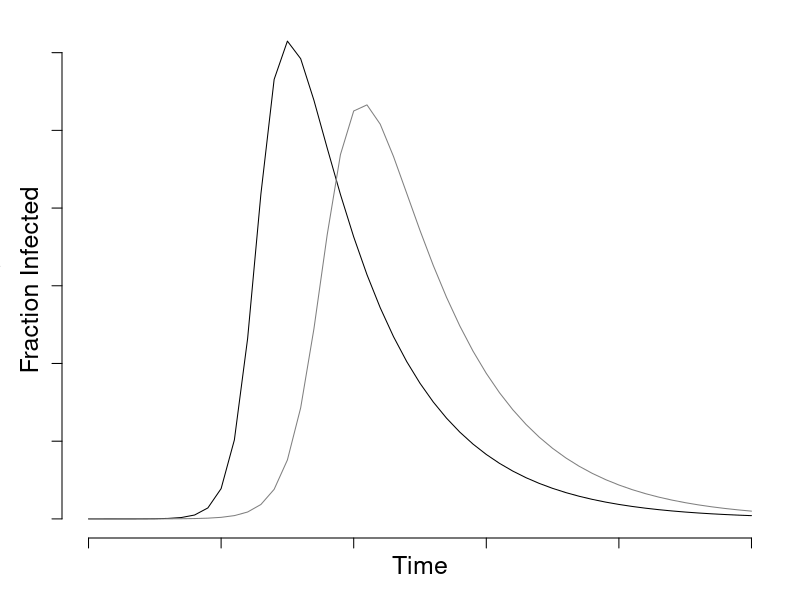
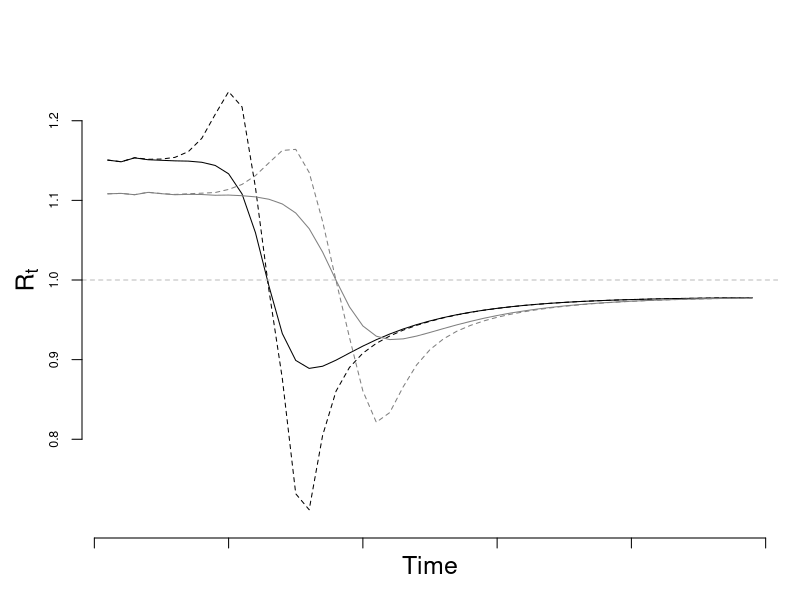
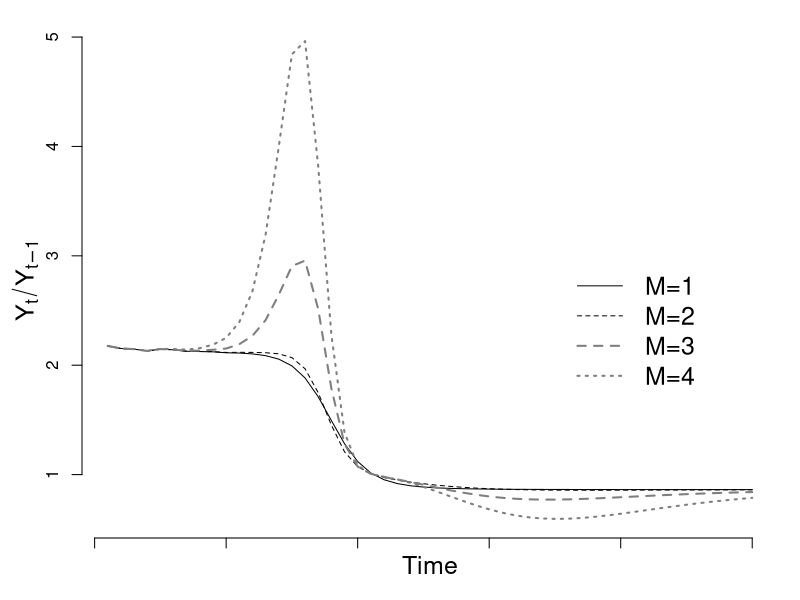
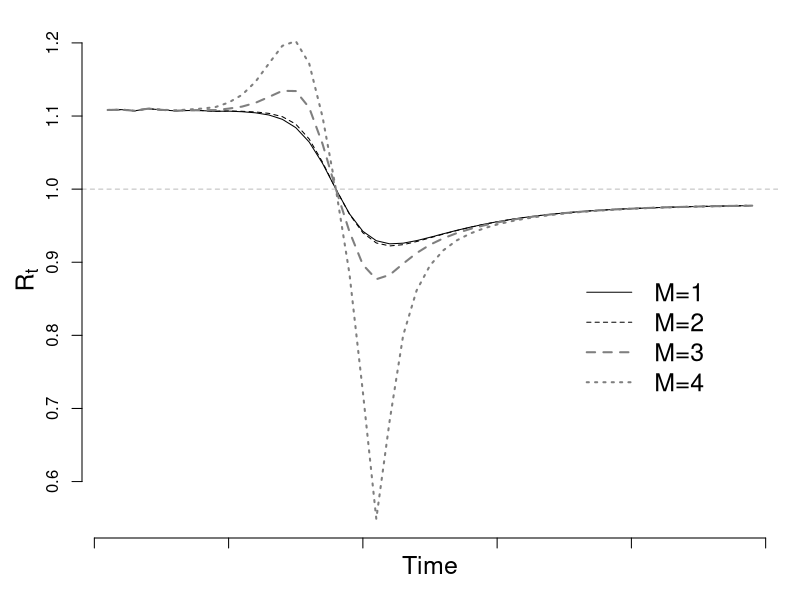

Source code (R) for these figures, in order:
## Potential bias due to self-selection and measurement error 
## from a deterministic SIR mode

## Load deSolve package
library(deSolve)

## Create an SIR function
sir <- function(time, state, parameters) {
  
  with(as.list(c(state, parameters)), {
    
    dS <- -beta * S * I
    dI <-  beta * S * I - gamma * I
    dR <-                 gamma * I
    
    return(list(c(dS, dI, dR)))
  })
}

### Set parameters
## Proportion in each compartment: Susceptible 0.999999, Infected 0.000001, Recovered 0
init       <- c(S = 1-1e-6, I = 1e-6, R = 0.0)
## beta: infection parameter; gamma: recovery parameter
# parameters <- c(beta = 1.4247, gamma = 0.14286)
parameters1 <- c(beta = 1.2, gamma = 0.15)
parameters2 <- c(beta = 0.9, gamma = 0.15)
## Time frame
times      <- seq(0, 50, by = 1)

## Solve using ode (General Solver for Ordinary Differential Equations)
out1 <- ode(y = init, times = times, func = sir, parms = parameters1)
out2 <- ode(y = init, times = times, func = sir, parms = parameters2)
## change to data frame
out1 <- as.data.frame(out1)
out2 <- as.data.frame(out2)
## Delete time variable
out1$time <- NULL
out2$time <- NULL
## Show data
png(filename = "../figs/sir.png",
    width = 6.5, height = 4, units = "in", res = 1200, pointsize = 12)
par(mar = c(3,3,1,1)+0.1)
plot(times, out1$I, type = "l", axes = FALSE, bty = "n")
lines(times, out2$I, col = "grey50")
axis(side = 1, labels = FALSE)
axis(side = 2, labels = FALSE)
mtext("Fraction Infected", side = 2, line = 1, cex = 1.5)
mtext("Time", side = 1, line = 1, cex = 1.5)
dev.off()

## Setup for bias plots
f = 0.02
M = 4 
days = 1:365
FP = 0.024; FN = 0.30
bary1_new = -diff(out1$S)
bary1_all = out1$I
bary2_new = -diff(out2$S)
bary2_all = out2$I

bias_fn <- function(M, bary, f, FP = 0.01, FN = 0.15) {
  const = (bary*M + (1-bary))
  f0 = f/const
  f1 = M*f0
  Delta = f1 - f0
  D_M1 = 1 - Delta * bary/(1-bary) * (FP*(1-bary) + FN * bary)/ (f0 * (1-bary) + f1 * bary)
  D_M2 = 1/(1-FP-FN)
  D_M = D_M1 * D_M2
  rho = Delta*sqrt(bary*(1-bary))/sqrt(f*(1-f))
  error = rho*sqrt((1-f)/f) * sqrt(1-bary)/sqrt(bary)*D_M
  lag_error = error[1:(length(error)-1)]
  cur_error = error[2:(length(error))]
  
  lin_term = cur_error - lag_error
  quad_term = lag_error^2 - cur_error*lag_error
  
  cur_bary = bary[2:length(error)]
  lag_bary = bary[1:(length(error)-1)]
  
  bias = (lin_term+quad_term) * cur_bary/lag_bary
  
  Rt = 1+log(cur_bary/lag_bary)/7
  logbias = log(1+lin_term+quad_term)/7
  
  return(list("r"=cur_bary/lag_bary, "bias" = bias,
              "Rt"=Rt, "logbias"=logbias))
}

bias1_all = bias_fn(M, bary1_all, f)
bias1_new = bias_fn(M, bary1_new, f)
bias2_all = bias_fn(M, bary2_all, f)
bias2_new = bias_fn(M, bary2_new, f)

## Ratio Comparison: Use New for Fraction of New Cases
ymax = max(bias1_new$Rt+bias1_new$logbias, bias1_new$Rt, bias2_new$Rt+bias2_new$logbias, bias2_new$Rt, na.rm = TRUE)
ymin = min(bias1_new$Rt+bias1_new$logbias, bias1_new$Rt, bias2_new$Rt+bias2_new$logbias, bias2_new$Rt, na.rm = TRUE)
png(filename = "../figs/sir_rt_comparison.png",
    width = 6.5, height = 4, units = "in", res = 1200, pointsize = 12)
par(mar = c(3,4,1,1)+0.1)
plot(bias1_new$Rt, type = "l", ylim = c(0.7, 1.3), axes = FALSE, bty = "n", xlab = "", ylab = "")
lines(bias1_new$Rt + bias1_new$logbias, lty = 2)
abline(h = 1.0, col = "grey", lty = 2)
lines(bias2_new$Rt, lty = 1, col = "grey50")
lines(bias2_new$Rt+bias2_new$logbias, lty = 2, col = "grey50")
axis(side =1, labels = FALSE)
axis(side =2, cex.axis = 0.75, at = seq(0.8,1.2,0.1))
mtext(expression(R[t]), side = 2, line = 2, cex = 1.5)
mtext("Time", side = 1, line = 1, cex = 1.5)
dev.off()

## Same curve, just different M value
M1 = 2; M2 = 3; M3 = 4
bias1 = bias_fn(M1, bary2_all, f, FP, FN)
bias2 = bias_fn(M2, bary2_all, f, FP, FN)
bias3 = bias_fn(M3, bary2_all, f, FP, FN)

## Ratio for different M: Use All for Prevalence
ymax = max(bias3$r+bias3$bias)
ymin = min(bias3$r+bias3$bias)
png(filename = "../figs/sir_ratio.png",
    width = 6.5, height = 4, units = "in", res = 1200, pointsize = 12)
par(mar = c(3,4,1,1)+0.1)
plot(bias1$r, type = "l", ylim = c(ymin, ymax), axes = FALSE, bty = "n", xlab = "", ylab = "")
lines(bias1$r+bias1$bias, lty = 2)
lines(bias2$r+bias2$bias, col = "grey50", lty = 2, lwd = 2)
lines(bias3$r+bias3$bias, col = "grey50", lty = 3, lwd = 2)
axis(side =1, labels = FALSE)
axis(side =2, cex.axis = 1)
mtext(expression(Y[t]/Y[t-1]), side =2, line = 2, cex = 1.5)
mtext("Time", side = 1, line = 1, cex = 1.5)
legend(35, 3.0, legend = c("M=1", "M=2", "M=3", "M=4"), lty = c(1,2,2,3), col = c("black", "black", "grey50", "grey50"), cex = 1.5, bty = "n", lwd = c(1,1,2,2))
dev.off()

## Recompute bias for new only
bias1 = bias_fn(M1, bary2_new, f, FP, FN)
bias2 = bias_fn(M2, bary2_new, f, FP, FN)
bias3 = bias_fn(M3, bary2_new, f, FP, FN)


ymax = max(bias3$Rt+bias3$logbias)
ymin = min(bias3$Rt+bias3$logbias)
png(filename = "../figs/sir_rt.png",
    width = 6.5, height = 4, units = "in", res = 1200, pointsize = 12)
par(mar = c(3,4,1,1)+0.1)
plot(bias1$Rt, type = "l", ylim = c(ymin, ymax), axes = FALSE, bty = "n", ylab = "")
lines(bias1$Rt + bias1$logbias, lty = 2)
abline(h = 1.0, col = "grey", lty = 2)
lines(bias2$Rt+bias2$logbias, lty = 2, col = "grey50", lwd = 2)
lines(bias3$Rt+bias3$logbias, lty = 3, col = "grey50", lwd = 2)
axis(side =1, labels = FALSE)
axis(side =2, cex.axis = 1)
mtext(expression(R[t]), side =2, line = 2, cex = 1.5)
mtext("Time", side = 1, line = 1, cex = 1.5)
legend(35, 0.9, legend = c("M=1", "M=2", "M=3", "M=4"), lty = c(1,2,2,3), col = c("black", "black", "grey50", "grey50"), cex = 1.5, bty = "n", lwd = c(1,1,2,2))
dev.off()
